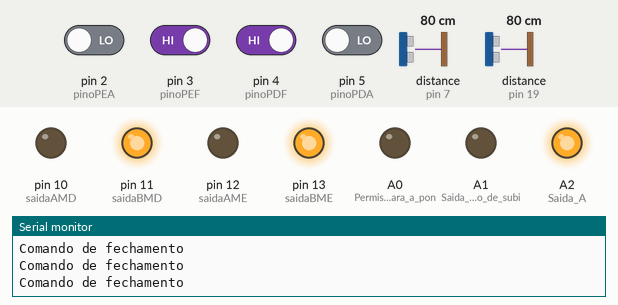
Bench run of a sketch on a simulated Arduino Nano, built with avr-gcc and run on an emulated ATmega328P. On the bench: output pins drawn as LEDs (lit = HIGH), the last lines printed to the serial monitor. The test bench sets the inputs (shaded band); at power-on: pin 3 (pinoPEF), pin 4 (pinoPDF) HIGH, pin 2 (pinoPEA), pin 5 (pinoPDA) LOW, distance to the obstacle (sensors on pin 7, pin 19) 80 cm. The echo pulse lasts 58.3 µs per cm.

Above: at 1.2 s.
1.3 s: pin 3 (pinoPEF) driven LOW
At 2.4 s:
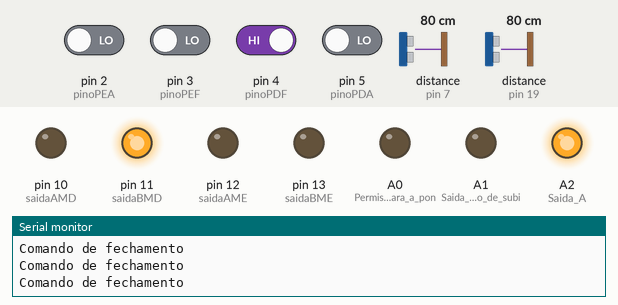
2.8 s: pin 4 (pinoPDF) driven LOW
At 4.5 s:
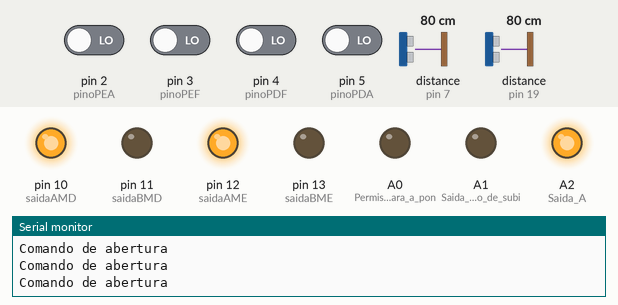
5.5 s: pin 2 (pinoPEA) driven HIGH
At 6.5 s:
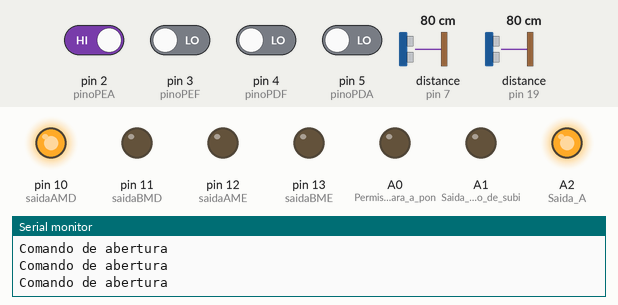
7.0 s: pin 5 (pinoPDA) driven HIGH
At 7.5 s:
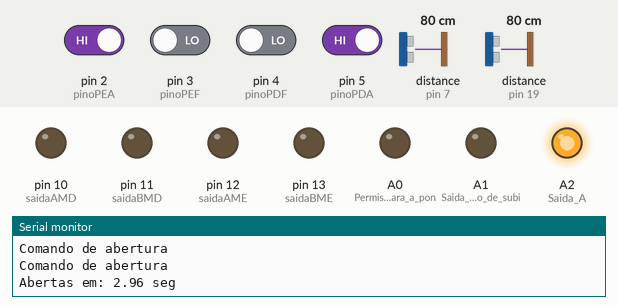
10.0 s: distance to the obstacle (sensor on pin 7) set to 84 cm
At 11.2 s:
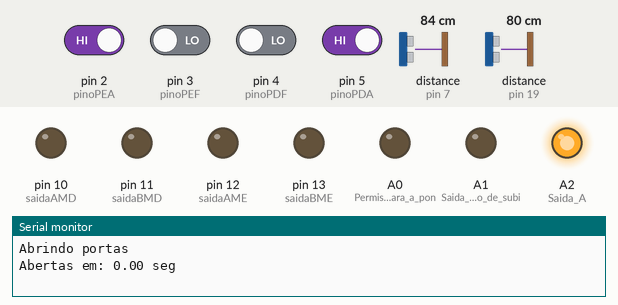
11.5 s: distance to the obstacle (sensor on pin 19) set to 58 cm
14.5 s: distance to the obstacle (sensor on pin 19) set to 52 cm
At 20.6 s:
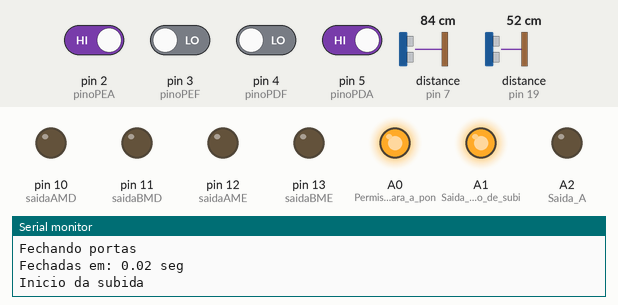
Timing chart, 0 to 21.3 s (numbered marks = the images above; inputs shaded):
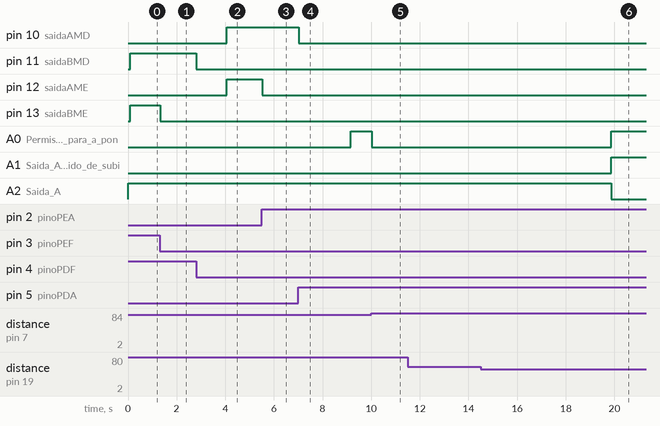

Measured:
- the behaviour switches between 56 and 55 cm on distance to the obstacle (sensor on pin 19) (found by bisection; images 5 and 6)
- after the input at 1.3 s, pin 13 (saidaBME): HIGH → LOW at once
- after the input at 2.8 s, pin 10 (saidaAMD), pin 12 (saidaAME): LOW → HIGH after 1.3 s; pin 11 (saidaBMD): HIGH → LOW at once
- after the input at 5.5 s, pin 12 (saidaAME): HIGH → LOW at once
- after the input at 7.0 s, pin 10 (saidaAMD): HIGH → LOW at once; A0 (Permissividade_para_a_pon): LOW → HIGH after 2.2 s
- after the input at 10.0 s, A0 (Permissividade_para_a_pon): HIGH → LOW at once
- after the input at 14.5 s, A0 (Permissividade_para_a_pon), A1 (Saida_A_-_Sentido_de_subi): LOW → HIGH after 5.4 s; A2 (Saida_A): HIGH → LOW after 5.4 s

The sketch:

nano_Motores.ino
```cpp
/*O Arduino Nano e o gerenciador dos motores
   Ele recebe atraves de comunicacao serial, pedidos de abertura
   ou fechamento das portas. alem de solicitacoes de icamento e abaixamento da cabine.
   O processamento dele e simples:
   1) deve analisar qual foi o pedido, se e de abertura ou fechamento;
   2) deve analisar onde esta posicionada a cabine;
   3) deve analisar os estados de cada um dos quatro sensores de fim-de-curso das portas;
   5) se possivel deve iniciar o pedido e observa-lo ate o final
   6) deve retornar o resultado a quem fez o pedido
*/

//Porta Serial extra
#include <AltSoftSerial.h>
AltSoftSerial serialExtra; //TX=9 RX=8

//Ultrassonico
#include <Ultrasonic.h>
#define TRIGGER_PIN  6   //
#define ECHO_PIN     7   //
#define TRIGGER2_PIN  18 // A04
#define ECHO2_PIN     19  // A05
Ultrasonic sensorDistancia(TRIGGER_PIN, ECHO_PIN);
Ultrasonic sensorDistancia2(TRIGGER2_PIN, ECHO2_PIN);
static long microsec = sensorDistancia.timing();
static float distancia = sensorDistancia.convert(microsec, Ultrasonic::CM);
static long microsec2 = sensorDistancia2.timing();
static float distancia2 = sensorDistancia2.convert(microsec2, Ultrasonic::CM);

//Demais varaveis
static float tempoInicial = 0;
static float tempoFinal = 0;
boolean comandoAberturaEsquerda = false;
boolean comandoFechamentoEsquerda = false;
boolean comandoAberturaDireita = false;
boolean comandoFechamentoDireita = false;
static boolean pdf = false;
static boolean pda = false;
static boolean pea = false;
static boolean pef = false;
static boolean comandoSobe = false;
static boolean comandoDesce = false;
static boolean permissividade = false;
static boolean fechadas = false;
int pinoPEA = 0;
int pinoPEF = 0;
int pinoPDA = 0;
int pinoPDF = 0;
int saidaAMD = 0;
int saidaBMD = 0;
int saidaAME = 0;
int saidaBME = 0;
volatile float deltaT = 0.00;
volatile float deltaD = 0.00;
static float dInicial = 0.00;
static float dFinal = 0.00;
volatile int codigoPergunta = 0;
volatile int valorPergunta = 0;

// Pre compilacao dos metodos
void abertura();
void fechamento();
//-----------------------------------------------------------------------------------------------------------//
//                                                                                                           //
//                                                      Metodo setup                                         //
//                                                                                                           //
//-----------------------------------------------------------------------------------------------------------//

void setup() {

  Serial.begin(9600);
  serialExtra.begin(9600);

  Serial.println("Nano - motores");

  //Sensores de fim de curso
  pinoPEA = 2;
  pinMode(pinoPEA, INPUT); //Sensor de porta da esquerda aberta (NF)
  pinoPEF = 3;
  pinMode(pinoPEF, INPUT); //Sensor de porta da esquerda fechada (NA)
  pinoPDF = 4;
  pinMode(pinoPDF, INPUT); //Sensor de porta da direita fechada (NA)
  pinoPDA = 5;
  pinMode(pinoPDA, INPUT); //Sensor de porta da direita aberta (NF)

  //Pinos digitais declarados acima
  /*Pino digital 6 vai para o trigger do ulrassonico superior
    Pino digital 7 vai para o echo do ulrassonico superior
    Pino digital 8 e o RX extra - Comunicacao com Uno
    Pino digital 9 e o TX extra - Comunicacao com Uno*/

  //Motores das portas
  saidaAMD = 10;
  pinMode(saidaAMD, OUTPUT); //Saida A do motor da direita
  saidaBMD = 11;
  pinMode(saidaBMD, OUTPUT); //Saida B do motor da direita
  saidaAME = 12;
  pinMode(saidaAME, OUTPUT); //Saida A do motor da esquerda
  saidaBME = 13;
  pinMode(saidaBME, OUTPUT); //Saida B do motor da esquerda

  //Saida para o circuito de icamento
  pinMode(A0, OUTPUT); //Permissividade para a ponte
  pinMode(A1, OUTPUT); //Saida A - Sentido de subida
  pinMode(A2, OUTPUT); //Saida A' - Sentido de descida

  //Sensores dos diodos laser
  pinMode(A3, INPUT);  //Vem da porta AND de 4 entradas


}

//-----------------------------------------------------------------------------------------------------------//
//                                                                                                           //
//                                                  Metodo fechamento                                        //
//                                                                                                           //
//-----------------------------------------------------------------------------------------------------------//

void fechamento() {

  //FECHAMENTO
  //Fecha ambas portas caso ambas estejam abertas e calcula o tempo

  tempoInicial = millis();
  Serial.println("Fechando portas");

  pea = digitalRead(pinoPEA);
  pef = !digitalRead(pinoPEF);
  pdf = !digitalRead(pinoPDF);
  pda = digitalRead(pinoPDA);

  while (!pdf || !pef) //Realiza o loop enquanto uma das portas ainda nao estiver totalmente fechada
  {
    Serial.println("Comando de fechamento");
    pea = digitalRead(pinoPEA);
    pef = !digitalRead(pinoPEF);
    pdf = !digitalRead(pinoPDF);
    pda = digitalRead(pinoPDA);

    //Testa se o usuario cortou a cortina de luz (1=cortina atvada)
    //    if (!digitalRead(A3)) {
    //      Serial.println("Cortina de luz interrompida!");
    //      // Para o fechamento das portas e as reabre
    //      digitalWrite(saidaAME, LOW);
    //      digitalWrite(saidaBME, LOW);
    //      digitalWrite(saidaAMD, LOW);
    //      digitalWrite(saidaBMD, LOW);
    //      abertura();
    //      break;
    //    }

    if (!pdf) //Testa se a porta da direita se fechou completamente
      //Observar que a porta quando fechada pdf vai de 1 para 0.
      //Caso nao esteja fechada ainda, mantem comando de fechamento.
    {
      digitalWrite(saidaAMD, LOW);
      digitalWrite(saidaBMD, HIGH);
    }
    else
    {
      digitalWrite(saidaAMD, LOW);
      digitalWrite(saidaBMD, LOW);
    }
    if (!pef) //Testa se a porta da esquerda se fechou completamente
      //Observar que a porta quando fechada pef vai de 1 para 0.
      //Caso nao esteja fechada ainda, mantÃƒÆ’Ã‚Â©m comando de fechamento.
    {
      digitalWrite(saidaAME, LOW);
      digitalWrite(saidaBME, HIGH);
    }
    else
    {
      digitalWrite(saidaAME, LOW);
      digitalWrite(saidaBME, LOW);
    }
  }
  tempoFinal = millis();
  Serial.println("Fechadas em: " + String((tempoFinal - tempoInicial) / 1000) + " seg");

  //Garante a parada dos motores
  digitalWrite(saidaAME, LOW);
  digitalWrite(saidaBME, LOW);
  digitalWrite(saidaAMD, LOW);
  digitalWrite(saidaBMD, LOW);

  fechadas = true;


}

//-----------------------------------------------------------------------------------------------------------//
//                                                                                                           //
//                                                   Metodo abertura                                         //
//                                                                                                           //
//-----------------------------------------------------------------------------------------------------------//

void abertura() {

  //ABERTURA
  //Abre ambas portas caso ambas estejam fechada e calcula o tempo

  Serial.println("Abrindo portas");

  pea = digitalRead(pinoPEA);
  pef = !digitalRead(pinoPEF);
  pdf = !digitalRead(pinoPDF);
  pda = digitalRead(pinoPDA);

  tempoInicial = millis();
  while (!pda || !pea) //Realiza o loop enquanto uma das portas ainda nao estiver totalmente aberta

  {
    Serial.println("Comando de abertura");
    pea = digitalRead(pinoPEA);
    pef = !digitalRead(pinoPEF);
    pdf = !digitalRead(pinoPDF);
    pda = digitalRead(pinoPDA);

    if (!pda) //Testa se a porta da direita se abriu completamente
      //Observar que a porta quando aberta pda vai de 0 para 1.
      //Caso nao esteja fechada ainda, mantem comando de abertura.
    {

      digitalWrite(saidaAMD, HIGH);
      digitalWrite(saidaBMD, LOW);
    }
    else
    {
      //Ambos sinais da mesma porta em 0 desativa o lado da ponte correspondente
      //ao motor desta porta.
      digitalWrite(saidaAMD, LOW);
      digitalWrite(saidaBMD, LOW);
    }
    if (!pea) //Testa se a porta da esquerda se abriu completamente
      //Observar que a porta quando aberta pea vai de 0 para 1.
      //Caso nao esteja fechada ainda, mantem comando de abertura.
    {
      digitalWrite(saidaAME, HIGH);
      digitalWrite(saidaBME, LOW);
    }
    else
    {
      digitalWrite(saidaAME, LOW);
      digitalWrite(saidaBME, LOW);
    }

  }
  tempoFinal = millis();
  Serial.println("Abertas em: " + String((tempoFinal - tempoInicial) / 1000) + " seg");

  digitalWrite(saidaAMD, LOW);
  digitalWrite(saidaBMD, LOW);
  digitalWrite(saidaAME, LOW);
  digitalWrite(saidaBME, LOW);

  fechadas = false;

}

//-----------------------------------------------------------------------------------------------------------//
//                                                                                                           //
//                                                  Metodo loopPortas                                        //
//                                                                                                           //
//-----------------------------------------------------------------------------------------------------------//
void loopPortas() {

inicio:
  //Le e atualiza o estado de cada sensor.
  pea = digitalRead(pinoPEA);
  pef = !digitalRead(pinoPEF);
  pdf = !digitalRead(pinoPDF);
  pda = digitalRead(pinoPDA);

  if (pdf && pef) //se ambas as portas estiverem totalmente fechadas, entra no loop de abertura
  {
    abertura();
  }
  else if (pda && pea) //se ambas as portas estiverem totalmente abertas, entra no loop de fechamento
  {
    fechamento();
  }

  else if (pda || pea || !pef || !pdf) //uma porta aberta pelo menos
  {
    fechamento();
    goto inicio;
  }
  else {
    Serial.println("Sensores com anomalia");
  }
  //Intervalo entre abertura e fechamento
  delay(2000);


}

//-----------------------------------------------------------------------------------------------------------//
//                                                                                                           //
//                                                     Metodo subir                                          //
//                                                                                                           //
//-----------------------------------------------------------------------------------------------------------//

void subir() {

  //Primeira medida da rotina e fechar ambas as portas. Por padarao a variavel 'fechadas' inicia-se como false.
  if (!fechadas) {
    fechamento();
    fechadas = true;
  }
  //Entra no loop enquanto nao atingir a altura setada
  microsec = sensorDistancia.timing();
  distancia = sensorDistancia.convert(microsec, Ultrasonic::CM);
  microsec2 = sensorDistancia2.timing();
  distancia2 = sensorDistancia2.convert(microsec2, Ultrasonic::CM);
  dInicial = distancia;
  Serial.println("Inicio da subida");
  tempoInicial = millis() / 1000;

  //Distancia entre o sensor e a cabine em centimetros.
  //*A soma de distancia e distancia2 deve ser 102.
  while (distancia >= 42 && distancia2 <= 55) {
    microsec = sensorDistancia.timing();
    distancia = sensorDistancia.convert(microsec, Ultrasonic::CM);
    microsec2 = sensorDistancia2.timing();
    distancia2 = sensorDistancia2.convert(microsec2, Ultrasonic::CM);
    digitalWrite(A0, HIGH);  // Permisividade
    digitalWrite(A1, HIGH);  // Sobe
    digitalWrite(A2, LOW);   // Desce
    //Serial.println("++ 1) " + String(distancia) + " 2) " + String(distancia2));
    dFinal = distancia;
  }
  //Bloqueia a ponte
  digitalWrite(A0, LOW);
  Serial.println("Fim da subida");
  tempoFinal = millis() / 1000;
  deltaT = tempoFinal - tempoInicial;
  deltaD = dFinal - dInicial;
  Serial.println("Subida em: " + String(deltaT) + " s");
  Serial.println("Distancia percorrida: " + String(-deltaD) + " cm");
  Serial.println("Velocidade linear de subida: " + String(-deltaD / deltaT) + " cm/s");
}

//-----------------------------------------------------------------------------------------------------------//
//                                                                                                           //
//                                                    Metodo descer                                          //
//                                                                                                           //
//-----------------------------------------------------------------------------------------------------------//

void descer() {

  //Primeira medida da rotina e fechar ambas as portas. Por padarao a variavel 'fechadas' inicia-se como false.
  if (!fechadas) {
    fechamento();
    fechadas = true;
  }

  Serial.println("Inicio da descida");
  microsec = sensorDistancia.timing();
  distancia = sensorDistancia.convert(microsec, Ultrasonic::CM);
  microsec2 = sensorDistancia2.timing();
  distancia2 = sensorDistancia2.convert(microsec2, Ultrasonic::CM);
  dInicial = distancia;
  tempoInicial = millis() / 1000;

  //Entra no loop enquanto nao atingir a altura setada
  while (distancia <= 80 && distancia2 >= 20) {
    microsec = sensorDistancia.timing();
    distancia = sensorDistancia.convert(microsec, Ultrasonic::CM);
    microsec2 = sensorDistancia2.timing();
    distancia2 = sensorDistancia2.convert(microsec2, Ultrasonic::CM);

    digitalWrite(A0, HIGH); // Permissividade
    digitalWrite(A1, LOW);  // Sobe
    digitalWrite(A2, HIGH); // Desce
    //Serial.println("-- 1) " + String(distancia) + " 2) " + String(distancia2));
    dFinal = distancia;
  }

  //Fim do loop
  //Coloca o permissivo em 0, bloqueando a ponte
  digitalWrite(A0, LOW);
  Serial.println("Fim da descida");
  tempoFinal = millis() / 1000;
  deltaT = tempoFinal - tempoInicial;
  deltaD = dFinal - dInicial;
  Serial.println("Descida em: " + String(deltaT) + " s");
  Serial.println("Distancia percorrida: " + String(deltaD) + " cm");
  Serial.println("Velocidade linear de descida: " + String((dFinal - dInicial) / (deltaT)) + "cm/s");
}

//-----------------------------------------------------------------------------------------------------------//
//                                                                                                           //
//                                                 Metodo loopMotores                                        //
//                                                                                                           //
//-----------------------------------------------------------------------------------------------------------//

void loopMotores() {

  //Coloca o permissivo em 0, bloqueando a ponte
  digitalWrite(A0, LOW);

  //Sobe
  Serial.println("---------------------------------------------------------------------------------------------");
  subir();
  Serial.println("---------------------------------------------------------------------------------------------");

  //Loop das portas
  delay(1000);
  loopPortas();

  //Desce
  Serial.println("---------------------------------------------------------------------------------------------");
  descer();
  Serial.println("---------------------------------------------------------------------------------------------");

  //Loop das portas
  delay(1000);
  loopPortas();

}


//-----------------------------------------------------------------------------------------------------------//
//                                                                                                           //
//                                                   Metodo loop                                             //
//                                                                                                           //
//-----------------------------------------------------------------------------------------------------------//

void loop() {

  //Mantem a ponte bloqueada e garante A diferente de A'
  digitalWrite(A0, LOW); //Permissividade
  digitalWrite(A1, LOW);
  digitalWrite(A2, !digitalRead(A1));

  /* Inicia testes dos motores. Faz as portas se fecharem, sobe a cabine, abre as portas, fecha as portas novamente
    desce a cabine, abre novamente as portas e torna a fecha-las em um loop infinito.
    Este loop e apenas para teste de comissionamento.*/
  loopMotores();

  //  //Teste comunicacao serial com Mega
  //  char c[10];
  //  String s = "";
  //  delay(2500);
  //  while (serialExtra.available() > 0) {
  //    int i = 0;
  //    c[i] = serialExtra.read();
  //    if (c[i] > 32 && c[i] < 126) {
  //      s += c[i];
  //      i++;
  //    }
  //
  //  }
  //
  //
  //  if (s != "") {
  //    Serial.println("Recebendo comando de  " + String(s) + " " + s.length());
  //    if (s == "subir") {
  //      Serial.println("SUBINDO");
  //      subir();
  //      delay(1000);
  //      abertura();
  //      s = "";
  //    }
  //    else if (s == "descer") {
  //      Serial.println("DESCENDO");
  //      descer();
  //      delay(1000);
  //      abertura();
  //      s = "";
  //    }
  //    else {
  //      Serial.println("String s: " + String(s));
  //      s = "";
  //    }
  //  }
}
```
